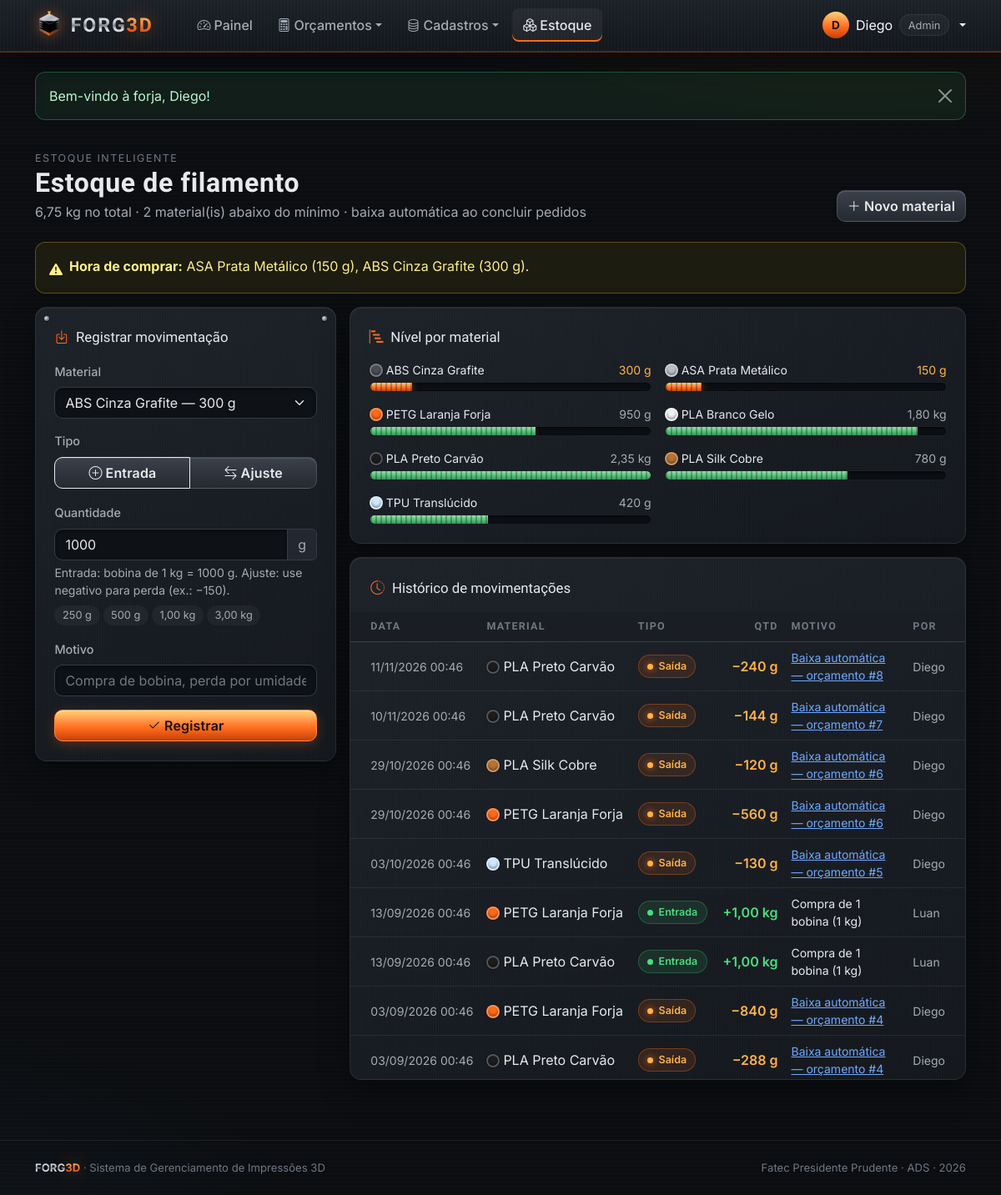
Page /view/estoque.php (signed in) on the earlier database version.
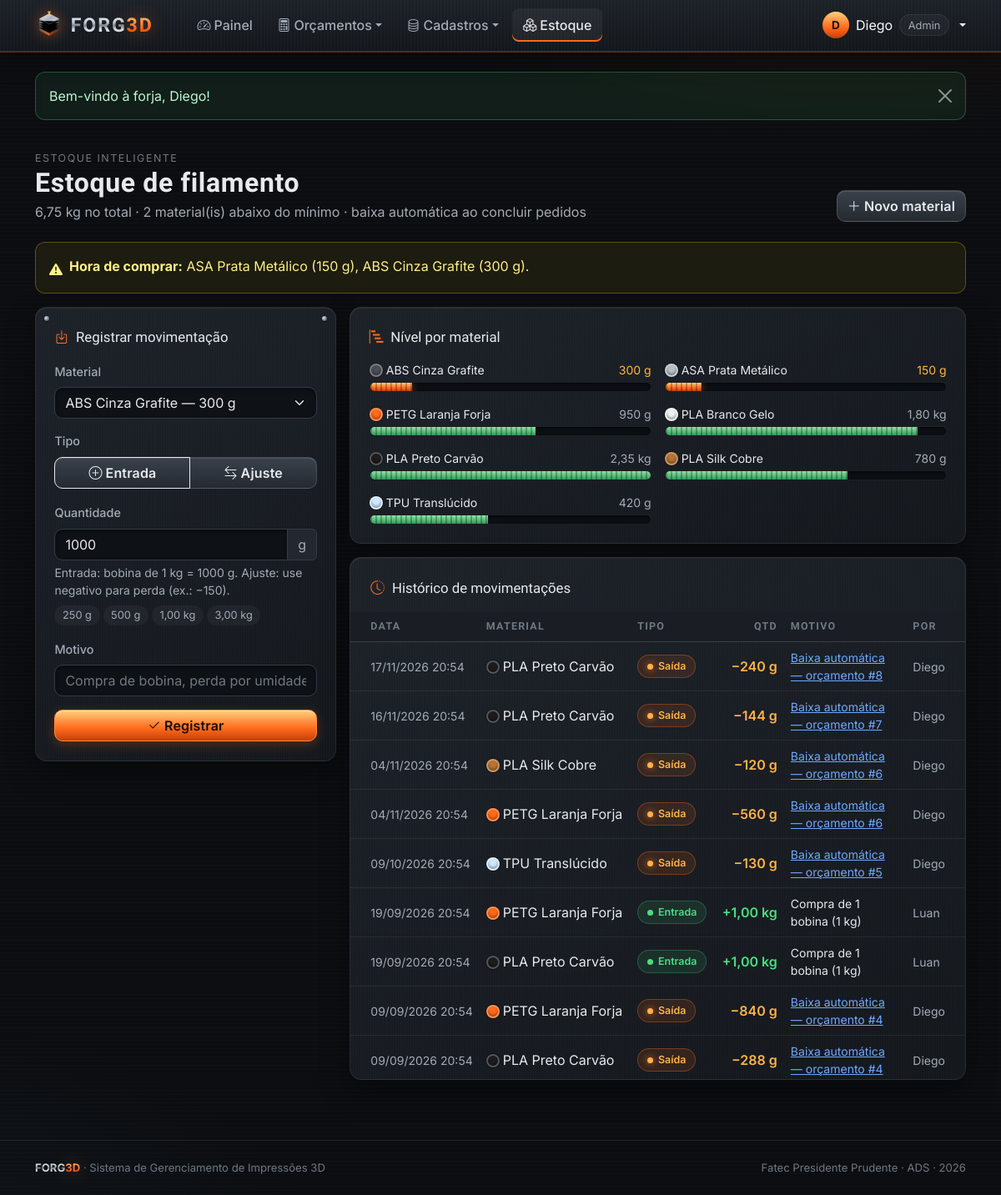
Same page on the later database version.
### tables this page shows
CREATE TABLE `materiais` (
  `id` int(11) NOT NULL AUTO_INCREMENT,
  `tipo` varchar(30) NOT NULL,
  `marca` varchar(60) NOT NULL,
  `cor` varchar(40) NOT NULL,
  `cor_hex` char(7) NOT NULL DEFAULT '#888888',
  `diametro` decimal(4,2) NOT NULL DEFAULT 1.75,
  `preco_kg` decimal(8,2) NOT NULL,
  `estoque_g` decimal(10,2) NOT NULL DEFAULT 0.00,
  `estoque_minimo_g` decimal(10,2) NOT NULL DEFAULT 300.00,
  `criado_em` datetime NOT NULL DEFAULT current_timestamp(),
  PRIMARY KEY (`id`)
);

CREATE TABLE `movimentacoes_estoque` (
  `id` int(11) NOT NULL AUTO_INCREMENT,
  `material_id` int(11) NOT NULL,
  `tipo` enum('entrada','saida','ajuste') NOT NULL,
  `quantidade_g` decimal(10,2) NOT NULL,
  `motivo` varchar(150) DEFAULT NULL,
  `orcamento_id` int(11) DEFAULT NULL,
  `usuario_id` int(11) DEFAULT NULL,
  `criado_em` datetime NOT NULL DEFAULT current_timestamp(),
  PRIMARY KEY (`id`),
  KEY `material_id` (`material_id`),
  KEY `orcamento_id` (`orcamento_id`),
  KEY `usuario_id` (`usuario_id`),
  CONSTRAINT `movimentacoes_estoque_ibfk_1` FOREIGN KEY (`material_id`) REFERENCES `materiais` (`id`),
  CONSTRAINT `movimentacoes_estoque_ibfk_2` FOREIGN KEY (`orcamento_id`) REFERENCES `orcamentos` (`id`) ON DELETE SET NULL,
  CONSTRAINT `movimentacoes_estoque_ibfk_3` FOREIGN KEY (`usuario_id`) REFERENCES `usuarios` (`id`) ON DELETE SET NULL
);

CREATE TABLE `usuarios` (
  `id` int(11) NOT NULL AUTO_INCREMENT,
  `nome` varchar(100) NOT NULL,
  `email` varchar(120) NOT NULL,
  `senha` varchar(255) NOT NULL,
  `nivel` enum('admin','operador') NOT NULL DEFAULT 'operador',
  `ativo` tinyint(1) NOT NULL DEFAULT 1,
  `criado_em` datetime NOT NULL DEFAULT current_timestamp(),
  PRIMARY KEY (`id`),
  UNIQUE KEY `email` (`email`)
);

### processamento/sessao.php (called while the page is built, shortened)
<?php
require_once __DIR__ . '/funcoesBD.php';
function usuarioLogado(): ?array
{
    return $_SESSION['usuario'] ?? null;
}
function pegarAviso(): ?array
{
    $a = $_SESSION['aviso'] ?? null;
    return $a;
}

### processamento/funcoesBD.php (called while the page is built, shortened)
<?php
function conectar(): PDO
{
    static $pdo = null;
    if ($pdo === null) {
        $dsn = 'mysql:host=' . DB_HOST . ';dbname=' . DB_NOME . ';charset=utf8mb4';
        try {
            $pdo = new PDO($dsn, DB_USUARIO, DB_SENHA, [
                PDO::ATTR_ERRMODE            => PDO::ERRMODE_EXCEPTION,
                PDO::ATTR_DEFAULT_FETCH_MODE => PDO::FETCH_ASSOC,
                PDO::ATTR_EMULATE_PREPARES   => false,
            ]);
        } catch (PDOException $e) {
            http_response_code(500);
            die('<h3 style="font-family:sans-serif">Não foi possível conectar ao banco "' . DB_NOME
                . '". Verifique se o MySQL do XAMPP está ligado e se o arquivo banco/forg3d.sql foi importado no phpMyAdmin.</h3>');
        }
    }
    return $pdo;
}
function consultar(string $sql, array $params = []): array
{
    $st = conectar()->prepare($sql);
    $st->execute($params);
    return $st->fetchAll();
}
function listarMateriais(string $busca = ''): array
{
    return consultar('SELECT * FROM materiais WHERE tipo LIKE ? OR marca LIKE ? OR cor LIKE ?
                      ORDER BY tipo, marca, cor', ["%$busca%", "%$busca%", "%$busca%"]);
}
function listarMovimentacoes(int $limite = 40): array
{
    return consultar('SELECT mv.*, m.tipo AS material_tipo, m.cor, m.cor_hex, m.marca, u.nome AS usuario_nome
                      FROM movimentacoes_estoque mv
                      JOIN materiais m ON m.id = mv.material_id
                      LEFT JOIN usuarios u ON u.id = mv.usuario_id
                      ORDER BY mv.criado_em DESC, mv.id DESC LIMIT ' . (int) $limite);
}
function materiaisEmAlerta(): array
{
    return consultar('SELECT * FROM materiais WHERE estoque_g <= estoque_minimo_g ORDER BY (estoque_g / NULLIF(estoque_minimo_g,0))');
}
function h($texto): string
{
    return htmlspecialchars((string) $texto, ENT_QUOTES, 'UTF-8');
}
function gramas($valor): string
{
    $v = (float) $valor;
    return $v >= 1000 ? number_format($v / 1000, 2, ',', '.') . ' kg' : number_format($v, 0, ',', '.') . ' g';
}
function dataBR($data, bool $hora = false): string
{
    return date($hora ? 'd/m/Y H:i' : 'd/m/Y', strtotime($data));
}

### view/estoque.php (the view, shortened to what this page needs)
<?php
require_once '../processamento/sessao.php';
$materiais = listarMateriais();
$alertas = materiaisEmAlerta();
$movs = listarMovimentacoes(40);
$totalG = array_sum(array_column($materiais, 'estoque_g'));
$pagina = 'estoque';
require 'includes/topo.php';
?>
<div class="f-cabecalho">
    <div>
        <span class="f-mini">Estoque inteligente</span>
        <h1>Estoque de filamento</h1>
        <p><?= gramas($totalG) ?> no total · <?= count($alertas) ?> material(is) abaixo do mínimo · baixa automática ao concluir pedidos</p>
    </div>
    <a href="cadastroMaterial.php" class="btn btn-aco"><i class="bi bi-plus-lg me-1"></i>Novo material</a>
</div>
<?php if ($alertas): ?>
<div class="alert alert-warning d-flex gap-2 align-items-start">
    <i class="bi bi-exclamation-triangle-fill mt-1"></i>
    <div><strong>Hora de comprar:</strong>
        <?= implode(', ', array_map(fn($m) => h($m['tipo'] . ' ' . $m['cor']) . ' (' . gramas($m['estoque_g']) . ')', $alertas)) ?>.
    </div>
</div>
<?php endif; ?>
<div class="row g-3">
    <div class="col-lg-4">
        <form class="f-card f-rebites" action="../processamento/processamento.php" method="POST">
            <div class="f-card-titulo"><i class="bi bi-box-arrow-in-down"></i>Registrar movimentação</div>
            <div class="mb-3">
                <label class="form-label" for="material_id">Material</label>
                <select class="form-select" id="material_id" name="material_id" required>
                    <?php foreach ($materiais as $m): ?>
                        <option value="<?= $m['id'] ?>"><?= h($m['tipo'] . ' ' . $m['cor']) ?> — <?= gramas($m['estoque_g']) ?></option>
                    <?php endforeach; ?>
                </select>
            </div>
            <div class="mb-3">
                <label class="form-label d-block">Tipo</label>
                <div class="btn-group w-100" role="group">
                    <label class="btn btn-aco" for="tipoEntrada"><i class="bi bi-plus-circle me-1"></i>Entrada</label>
                    <label class="btn btn-aco" for="tipoAjuste"><i class="bi bi-arrow-left-right me-1"></i>Ajuste</label>
                </div>
            </div>
            <div class="mb-2">
                <label class="form-label" for="quantidade_g">Quantidade</label>
                <div class="input-group">
                    <input type="number" step="1" class="form-control" id="quantidade_g" name="quantidade_g" required value="1000">
                    <span class="input-group-text">g</span>
                </div>
                <div class="form-text">Entrada: bobina de 1 kg = 1000 g. Ajuste: use negativo para perda (ex.: −150).</div>
            </div>
            <div class="d-flex flex-wrap gap-1 mb-3">
                <?php foreach ([250, 500, 1000, 3000] as $g): ?>
                    <button type="button" class="f-chip border-0" data-preencher="#quantidade_g" data-valor="<?= $g ?>"><?= gramas($g) ?></button>
                <?php endforeach; ?>
            </div>
            <div class="mb-3">
                <label class="form-label" for="motivo">Motivo</label>
                <input class="form-control" id="motivo" name="motivo" maxlength="150" placeholder="Compra de bobina, perda por umidade...">
            </div>
            <button class="btn btn-forja w-100" type="submit"><i class="bi bi-check2 me-1"></i>Registrar</button>
        </form>
    </div>
    <div class="col-lg-8">
        <div class="f-card mb-3">
            <div class="f-card-titulo"><i class="bi bi-bar-chart-steps"></i>Nível por material</div>
            <div class="row g-3">
                <?php foreach ($materiais as $m):
                    $pct = min(100, $m['estoque_g'] / max(1, $m['estoque_minimo_g'] * 4) * 100);
                    $classe = $m['estoque_g'] <= $m['estoque_minimo_g'] ? ($m['estoque_g'] < $m['estoque_minimo_g'] / 2 ? 'f-critico' : 'f-baixo') : ''; ?>
                    <div class="col-md-6">
                        <div class="d-flex justify-content-between small mb-1">
                            <span><span class="f-cor me-1" style="background:<?= h($m['cor_hex']) ?>"></span><?= h($m['tipo'] . ' ' . $m['cor']) ?></span>
                            <span class="<?= $classe ? '' : 'f-muted' ?>" <?= $classe ? 'style="color:var(--f-brasa-2)"' : '' ?>><?= gramas($m['estoque_g']) ?></span>
                        </div>
                        <div class="f-camadas <?= $classe ?>"><span style="width:<?= round($pct) ?>%"></span></div>
                    </div>
                <?php endforeach; ?>
            </div>
        </div>
        <div class="f-card p-0 overflow-hidden">
            <div class="f-card-titulo px-4 pt-4"><i class="bi bi-clock-history"></i>Histórico de movimentações</div>
            <div class="table-responsive f-rolagem">
                <table class="table f-tabela table-hover f-tab-historico">
                    <thead><tr><th class="ps-4">Data</th><th>Material</th><th>Tipo</th><th class="text-end">Qtd</th><th>Motivo</th><th class="pe-4">Por</th></tr></thead>
                    <tbody>
                    <?php foreach ($movs as $mv): ?>
                        <tr>
                            <td class="ps-4 small f-muted text-nowrap"><?= dataBR($mv['criado_em'], true) ?></td>
                            <td class="text-nowrap"><span class="f-cor me-1" style="background:<?= h($mv['cor_hex']) ?>"></span><?= h($mv['material_tipo'] . ' ' . $mv['cor']) ?></td>
                            <td><?= ['entrada' => '<span class="f-status f-status-concluido">Entrada</span>', 'saida' => '<span class="f-status f-status-em_producao">Saída</span>', 'ajuste' => '<span class="f-status f-status-aprovado">Ajuste</span>'][$mv['tipo']] ?></td>
                            <td class="text-end fw-semibold text-nowrap" style="color:<?= $mv['quantidade_g'] >= 0 ? 'var(--f-verde)' : 'var(--f-brasa-2)' ?>">
                                <?= ($mv['quantidade_g'] >= 0 ? '+' : '−') . gramas(abs($mv['quantidade_g'])) ?>
                            </td>
                            <td class="small">
                                <?php if ($mv['orcamento_id']): ?>
                                    <a href="detalheOrcamento.php?id=<?= $mv['orcamento_id'] ?>"><?= h($mv['motivo']) ?></a>
                                <?php else: ?><?= h($mv['motivo']) ?><?php endif; ?>
                            </td>
                            <td class="pe-4 small f-muted"><?= h(explode(' ', $mv['usuario_nome'] ?? '—')[0]) ?></td>
                        </tr>
                    <?php endforeach; ?>
                    </tbody>
                </table>
            </div>
        </div>
    </div>
</div>
<?php require 'includes/rodape.php'; ?>

### view/includes/topo.php (shortened to what this page needs)
<?php
$pagina  = $pagina ?? '';
$semMenu = $semMenu ?? false;
$u = usuarioLogado();
$aviso = pegarAviso();
function ativo(string $item, string $pagina): string
{
    return $item === $pagina ? ' active' : '';
}
?>
<!DOCTYPE html>
<html lang="pt-BR" data-bs-theme="dark">
<head>
    <link rel="stylesheet" href="https://cdn.jsdelivr.net/npm/bootstrap@5.3.3/dist/css/bootstrap.min.css">
    <link rel="stylesheet" href="https://cdn.jsdelivr.net/npm/bootstrap-icons@1.11.3/font/bootstrap-icons.min.css">
    <link rel="stylesheet" href="../css/forg3d.css">
</head>
<body<?= $semMenu ? ' class="f-login-pagina"' : '' ?>>
<?php if (!$semMenu && $u): ?>
<nav class="navbar navbar-expand-lg f-navbar sticky-top">
    <div class="container-xl">
        <a class="f-logo navbar-brand" href="home.php">
            <img src="../img/logo.svg" alt="">
            <span><span class="f-texto-aco">FORG</span><span class="f-texto-brasa">3D</span></span>
        </a>
        <div class="collapse navbar-collapse" id="menu">
            <ul class="navbar-nav me-auto ms-lg-4 gap-lg-1">
                <li class="nav-item"><a class="nav-link<?= ativo('home', $pagina) ?>" href="home.php"><i class="bi bi-speedometer2 me-1"></i>Painel</a></li>
                <li class="nav-item dropdown">
                    <a class="nav-link dropdown-toggle<?= ativo('orcamentos', $pagina) ?>" href="#" data-bs-toggle="dropdown"><i class="bi bi-calculator me-1"></i>Orçamentos</a>
                </li>
                <li class="nav-item dropdown">
                    <a class="nav-link dropdown-toggle<?= ativo('cadastros', $pagina) ?>" href="#" data-bs-toggle="dropdown"><i class="bi bi-database me-1"></i>Cadastros</a>
                </li>
                <li class="nav-item"><a class="nav-link<?= ativo('estoque', $pagina) ?>" href="estoque.php"><i class="bi bi-boxes me-1"></i>Estoque</a></li>
            </ul>
            <div class="dropdown">
                <a href="#" class="d-flex align-items-center gap-2 text-decoration-none dropdown-toggle text-light" data-bs-toggle="dropdown">
                    <span class="f-avatar"><?= h(mb_strtoupper(mb_substr($u['nome'], 0, 1))) ?></span>
                    <span class="d-none d-md-inline"><?= h(explode(' ', $u['nome'])[0]) ?></span>
                    <span class="f-chip d-none d-md-inline-flex"><?= $u['nivel'] === 'admin' ? 'Admin' : 'Operador' ?></span>
                </a>
            </div>
        </div>
    </div>
</nav>
<?php endif; ?>
<main class="<?= $semMenu ? 'f-login-caixa' : 'container-xl pb-4' ?>">
<?php if ($aviso): ?>
    <div class="alert alert-<?= h($aviso['tipo']) ?> alert-dismissible f-flash <?= $semMenu ? 'mb-3' : 'mt-4 mb-0' ?>" role="alert">
        <?= h($aviso['texto']) ?>
        <button type="button" class="btn-close" data-bs-dismiss="alert" aria-label="Fechar"></button>
    </div>
<?php endif; ?>

### view/includes/rodape.php (shortened to what this page needs)
</main>
<footer class="f-rodape">
    <div class="container-xl d-flex flex-wrap justify-content-between gap-2">
        <span><strong class="f-texto-aco">FORG</strong><strong class="f-texto-brasa">3D</strong> · Sistema de Gerenciamento de Impressões 3D</span>
        <span>Fatec Presidente Prudente · ADS · <?= date('Y') ?></span>
    </div>
</footer>
</body>
</html>

Differences in the rows shown:
changed movimentacoes_estoque "Baixa automática — orçamento #8": criado_em "11/11/2026 00:46" → "17/11/2026 20:54"
changed movimentacoes_estoque "Baixa automática — orçamento #7": criado_em "10/11/2026 00:46" → "16/11/2026 20:54"
changed movimentacoes_estoque "PLA Silk Cobre": criado_em "29/10/2026 00:46" → "04/11/2026 20:54"
changed movimentacoes_estoque (number 4 of 9 on the later page): criado_em "29/10/2026 00:46" → "04/11/2026 20:54"
changed movimentacoes_estoque "Baixa automática — orçamento #5": criado_em "03/10/2026 00:46" → "09/10/2026 20:54"
changed movimentacoes_estoque (number 6 of 9 on the later page): criado_em "13/09/2026 00:46" → "19/09/2026 20:54"
changed movimentacoes_estoque (number 7 of 9 on the later page): criado_em "13/09/2026 00:46" → "19/09/2026 20:54"
changed movimentacoes_estoque (number 8 of 9 on the later page): criado_em "03/09/2026 00:46" → "09/09/2026 20:54"
changed movimentacoes_estoque (number 9 of 9 on the later page): criado_em "03/09/2026 00:46" → "09/09/2026 20:54"
